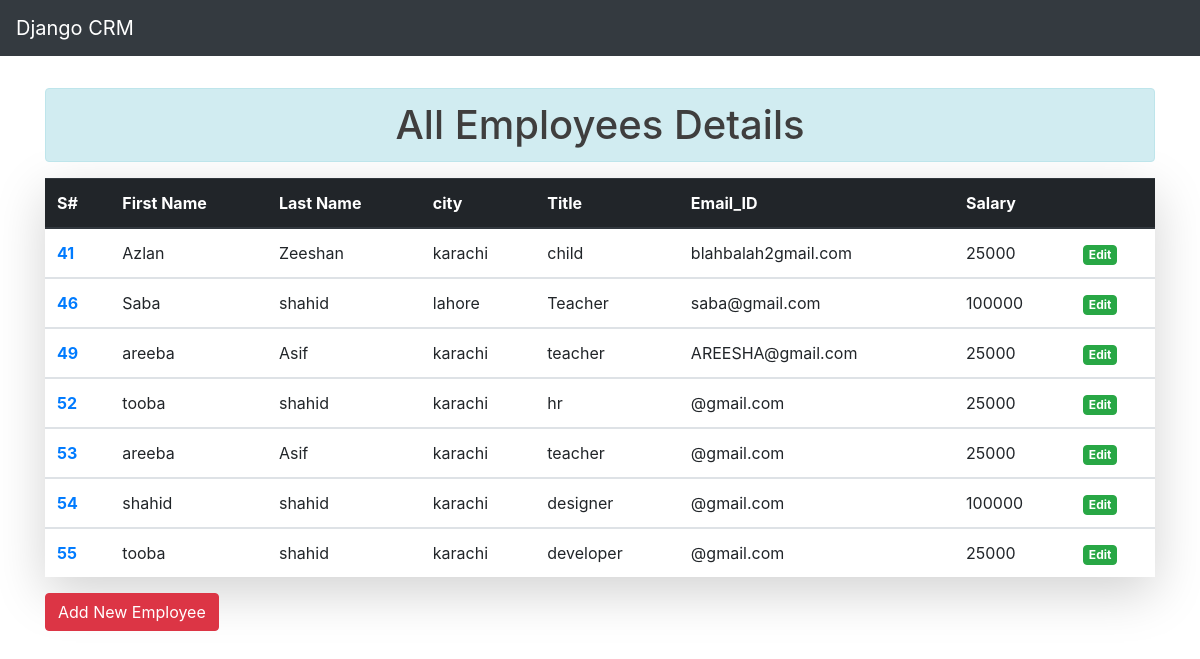
Before: / with the older database file.
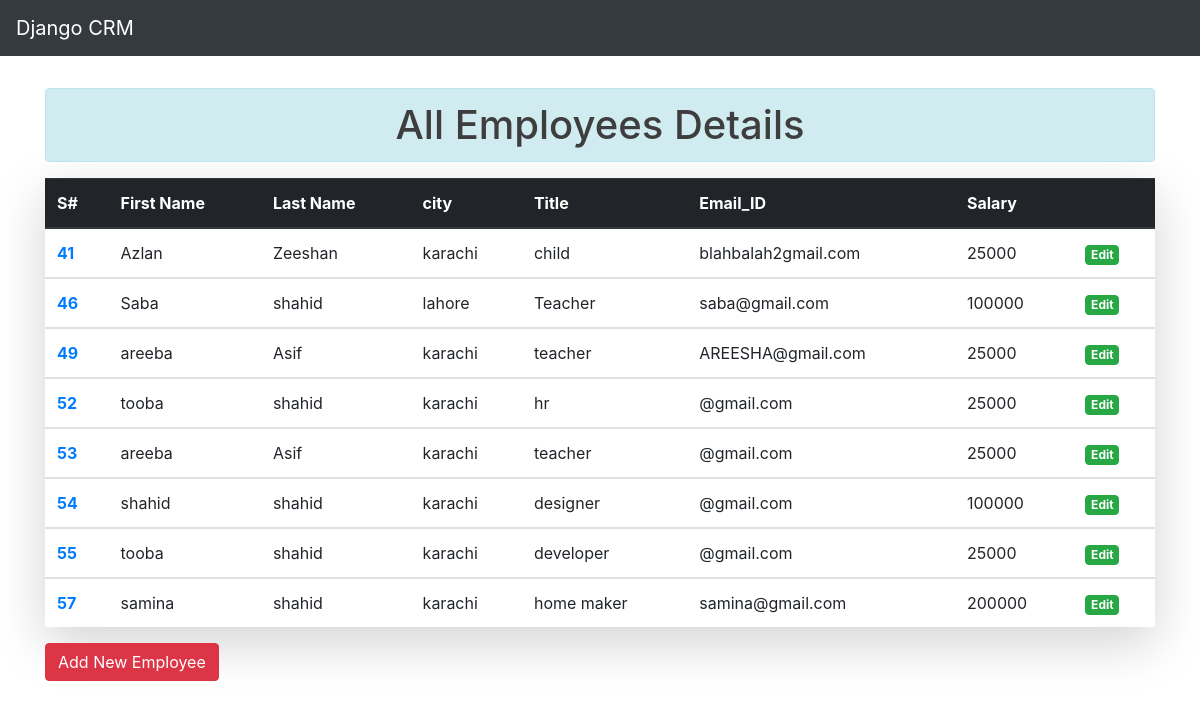
After: the same page with the newer database file.
### managementprogram/models.py (models this page shows, shortened)
class Member(models.Model):
    Name = models.CharField(max_length=200, null=False)
    city = models.CharField(max_length=200)
    Title = models.CharField(max_length=200)
    emailid =models.CharField(max_length=200)
    salary =models.CharField(max_length=200,default=0)
    last_name =models.CharField(max_length=200)

### managementprogram/views.py (the view)
# urls.py: path('', views.index, name='index'),
def index(request):
     if 'q' in request.GET:
         q = request.GET['q']
         emps = Member.objects.filter(Name__icontains = q )
     else:
         emps = Member.objects.all()
     context={'emps':emps}
     return render(request, 'index.html',context)

### template/index.html (shortened to what this page needs)
{% extends 'base.html' %}
{% block content %}
       <div class="container my-2 py-4" >
        <h1 style="text-align: center; color: rgb(63, 62, 62);" class="alert alert-info">All Employees Details</h1>
       <table class="table table-hover shadow-lg">
        <thead class="thead-dark">
          <tr>
            <th scope="col">S#</th>
            <th scope="col">First Name</th>
            <th scope="col">Last Name</th>
            <th scope="col">city</th>
            <th scope="col">Title</th>
            <th scope="col">Email_ID</th>
            <th scope="col">Salary</th>
            <th scope="col"></th>
          </tr>
        </thead>
        {% for x in emps %}
        <tbody>
          <tr>
            <th scope="row"><a href="{% url 'record' x.id %}">{{x.id}}</a></th>
            <td>{{x.Name}}</td>
            <td>{{x.last_name}}</td>
            <td>{{x.city}}</td>
            <td>{{x.Title}}</td>
            <td>{{x.emailid}}</td>
            <td>{{x.salary}}</td>
            <td><a href="{% url 'edit_rec' x.id %}" class="btn btn-success badge">Edit</a></td>
          </tr>
          {% endfor %}
        </div>
      <td><a href="{% url 'add_emp' %}" class="btn btn-danger">Add New Employee</a></td>
      {% endblock %}

### template/base.html (shortened to what this page needs)
<!doctype html>
<html lang="en">
  <head>
    <link rel="stylesheet" href="https://cdn.jsdelivr.net/npm/bootstrap@4.1.3/dist/css/bootstrap.min.css">
  </head>
  <body>
    <nav class="navbar navbar-expand-lg navbar-dark bg-dark ">
        <a class="navbar-brand" href="{% url 'index' %}">Django CRM</a>
      </nav>
      {% block content %} {% endblock %}
  </body>
</html>

Changed rows visible on the page:
added Member: id "57", Name "samina", last_name "shahid", city "karachi", Title "home maker", emailid "samina@gmail.com", salary "200000"
